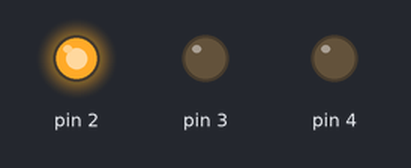
The sketch below on a simulated Arduino Uno, built with avr-gcc and run on an emulated ATmega328P. On the bench: output pins drawn as LEDs (lit = HIGH).

Above: at 0.3 s.
At 9.85 s:
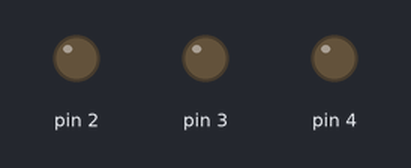
At 19.3 s:
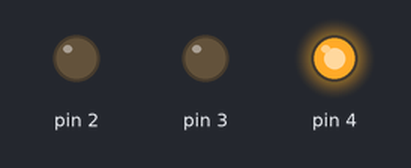
At 38.3 s:
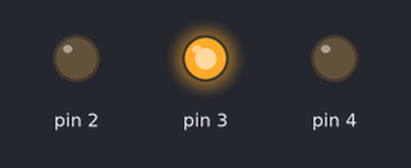
Timing chart, 0 to 39.0 s (numbered marks = the images above):
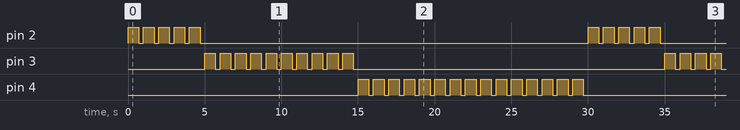

Measured:
- by itself, pin 2: repeats every 30.0 s: 4 × (LOW 0.30 s, HIGH 0.70 s), LOW 25.3 s, HIGH 0.70 s
- by itself, pin 3: repeats every 30.0 s: 9 × (LOW 0.30 s, HIGH 0.70 s), LOW 20.3 s, HIGH 0.70 s
- by itself, pin 4: repeats every 30.0 s: HIGH 0.70 s, LOW 15.3 s, 14 × (HIGH 0.70 s, LOW 0.30 s)

The sketch:

Blink_three_LEDS.ino
```cpp
void setup() {
  // put your setup code here, to run once:
  pinMode(2,OUTPUT);
  pinMode(3,OUTPUT);
  pinMode(4,OUTPUT);
}

void loop() {
  // put your main code here, to run repeatedly:
  for(int i=0;i<5;i++){
    digitalWrite(2,HIGH);
    delay(700);
    digitalWrite(2,LOW);
    delay(300);
  }
  for(int i=0;i<10;i++){
    digitalWrite(3,HIGH);
    delay(700);
    digitalWrite(3,LOW);
    delay(300);
  }
  for(int i=0;i<15;i++){
    digitalWrite(4,HIGH);
    delay(700);
    digitalWrite(4,LOW);
    delay(300);
  }
}
```
